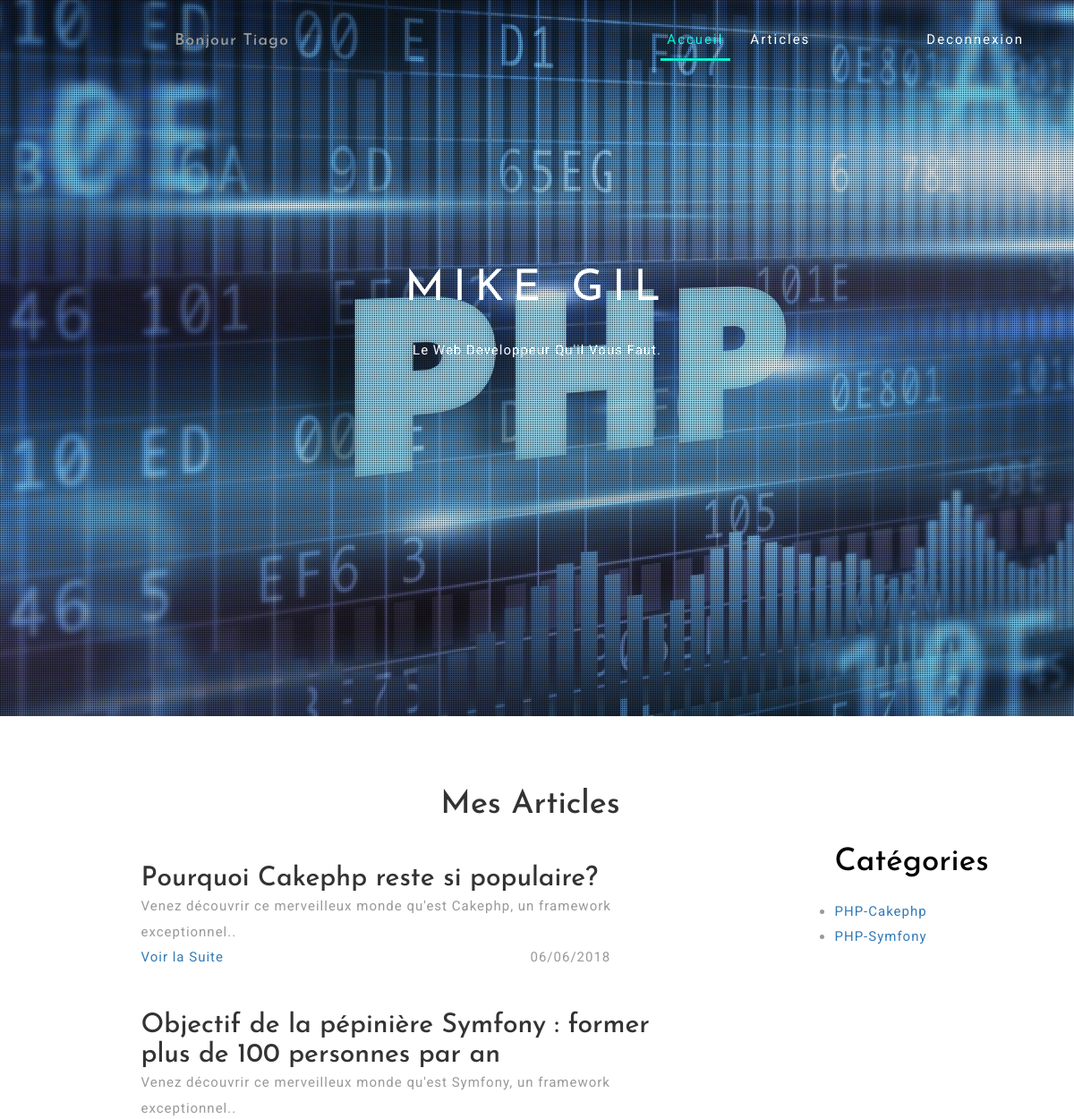
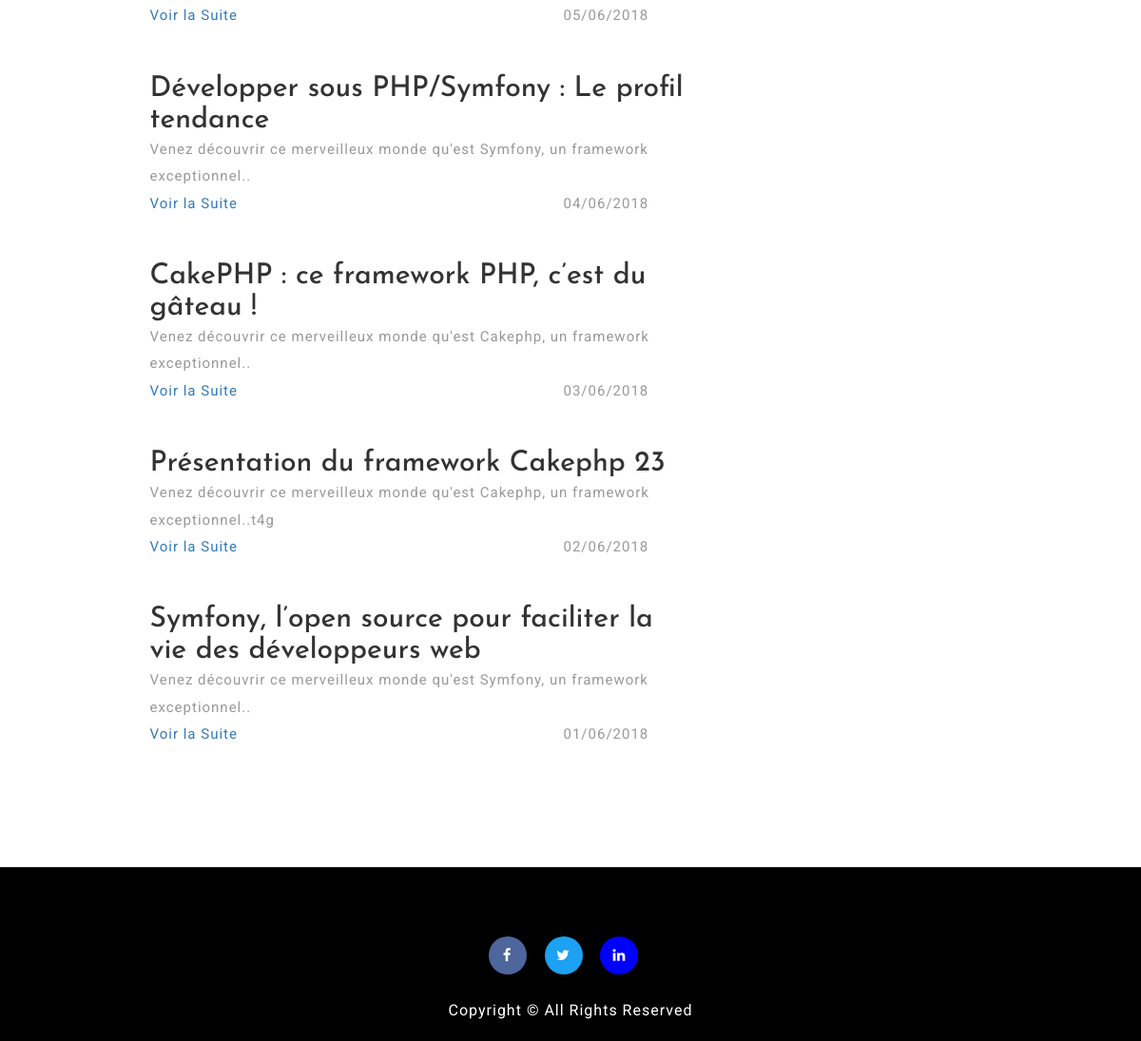
Screenshot of /articles (signed in) with the database file from the repository (2 pictures, top to bottom).
### tables this page shows
CREATE TABLE `posts` (
  `idPosts` int(11) NOT NULL,
  `title` varchar(255) NOT NULL,
  `chapo` longtext NOT NULL,
  `content` longtext NOT NULL,
  `user_id` int(11) NOT NULL,
  `dateT` date NOT NULL,
  `dateUpdate` datetime NOT NULL,
  `category_id` int(11) NOT NULL
);

CREATE TABLE `categories` (
  `idCategories` int(11) NOT NULL,
  `name` varchar(255) NOT NULL
);

### App/Controller/PostsController.php (called while the page is built, shortened)
<?php
class PostsController extends Controller
{
	public function posts()
	{
		$url = $this -> basepath();
		$posts = \App\App::getInstance() -> getTable('postsManager');
		$posts = $posts -> getPosts();
		$categories = \App\App::getInstance() -> getTable('categoriesManager');
		$categories = $categories -> getCategories();
		$this -> page('posts/posts', compact('posts', 'categories', 'url'));
	}
}

### App/App.php (called while the page is built, shortened)
<?php
class App
{
	private static $db;
	private static $instance;
	public static function getDb()
	{
		if (self::$db == null) {
			self::$db = new \App\Bdd\Database();
		}
		return self::$db;
	}
	public static function getInstance()
	{
		if(self::$instance == null){
			self::$instance = new App();
		}
		return self::$instance;
	}
	public function getTable($tableName)
	{
		return new $class_name();
	}
}

### App/Table/PostsManager.php (called while the page is built, shortened)
<?php
class PostsManager
{
protected $table = "posts";
	public function db()
	{
		$db = \App\App::getDb();
		return $db;
	}
	public function getPosts()
	{
		$datas = $this -> db() -> query ("SELECT *, DATE_FORMAT(dateT, '%d/%m/%Y') AS dateT,
			DATE_FORMAT(dateT, '%Y/%m/%d') AS dateR
			FROM {$this -> table} ORDER BY dateT DESC", false, Posts::class);
		if ($datas) {
			return $datas;
		} else{
			return false;
		}
	}
}

### App/Bdd/Database.php (called while the page is built, shortened)
<?php
class Database
{
	private $db;
	private $settings = [];
	public function __construct()
	{
		$this -> settings = require 'App/Bdd/bdd.ini';
	}
	private function getPdo()
	{
		if ($this -> db == null) {
			$this -> db = new PDO('mysql:dbname=' .$this -> settings['dbName']. ';host=' .$this -> settings['host'].'', $this -> settings['user'], $this -> settings['pass']);
			$this -> db -> setAttribute(PDO::ATTR_ERRMODE, PDO::ERRMODE_WARNING);
		}
		return $this -> db;
	}
	public function query($statement, $one = true, $className = null)
	{
		$res = $this -> getPdo() -> query($statement);
		if ($className == true) {
			$res -> setFetchMode(PDO::FETCH_CLASS, $className);
		} else {
			$res -> setFetchMode(PDO::FETCH_OBJ);
		}
		if ($one) {
			$data = $res -> fetch();
		}
		else{
			$data = $res -> fetchAll();
		}
		return $data;
	}
}

### App/Table/Posts.php (called while the page is built, shortened)
<?php
class Posts
{
	private $idPosts;
	private $title;
	private $chapo;
	private $dateT;
	public function idPosts()
	{
		return $this -> idPosts;
	}
	public function title()
	{
		return $this -> title;
	}
	public function chapo()
	{
		return $this -> chapo;
	}
	public function dateT()
	{
		return $this -> dateT;
	}
	public function getUrl($url)
	{
		return $url. 'article/'. $this -> idPosts();
	}
}

### App/Table/CategoriesManager.php (called while the page is built, shortened)
<?php
class CategoriesManager
{
	private $table = 'categories';
	public function getCategories()
	{
		$datas = \App\App::getDb() -> query ("SELECT * FROM {$this -> table}", false, Categories::class);
		if ($datas) {
			return $datas;
		} else{
			return false;
		}
	}
}

### App/Table/Categories.php (called while the page is built, shortened)
<?php
class Categories
{
	private $idCategories;
	private $name;
	public function idCategories()
	{
		return $this -> idCategories;
	}
	public function name()
	{
		return $this -> name;
	}
	public function getUrl($url)
	{
		return $url. 'categorie/' .$this -> idCategories();
	}
}

### App/Views/posts/posts.php (the view, shortened to what this page needs)
<h1 style="text-align: center;">Mes Articles</h1></br></br>
<div class="col-md-8">
<?php
if ($posts) {
	foreach ($posts as $post) {
		echo '<h2>' .$post -> title(). '</h2>';
		echo "<p>" .$post -> chapo(). "<p/>"; ?>
		<div class="row hidden-xs hidden-sm">
			<div class="col-md-6">
			  <?php	echo '<p><a href="' .$post -> getUrl($url). '">Voir la Suite</a></p></br></br>'; ?>
			</div>
			<div class="clo-md-6" style="position: relative; left: 150px;">
			  <?php	echo "<p>" .$post -> dateT(). "<p/>"; ?>
			</div>
		</div>
	<?php
	}
} else{
	echo "Sans Articles";
}
?>
</div>
<div class="col-md-offset-1 col-md-3" style="position: relative;left: 100px;bottom: 20px;">
	<?php
	if ($categories) { ?>
		<h4 style="color: black !important;">Catégories</h4>
		<ul>
		<?php
		foreach ($categories as $category){
		?>
		<li><a href="<?= $category -> getUrl($url); ?>"><?php echo $category -> name(); ?></li>
		<?php
	}
	?>
	</ul>
	<?php
	} else{
		echo "Sans catégories d'articles";
	}
	?>
</div>

### public/css/style.css (style rules this page uses)
html, body { font-size: 100%; font-family: 'Roboto', sans-serif; background:#ffffff; margin: 0; }
p,ul li,ol li { margin:0; font-size:15px; font-family: 'Roboto', sans-serif; letter-spacing:1px; line-height:1.9em; color:#999; }
h1,h2,h3,h4,h5,h6 { font-family: 'Josefin Sans', sans-serif; margin:0; }
ul,label { margin:0; padding:0; }
input[type="submit"],input[type="reset"],.w3l_team_grd,.agileits_w3layouts_features_gridr h4,.agile_feature_grid,.agile_services_grid_pos,a,.w3l_footer_grid,.w3_two_grid_right_grid1,.w3_two_grid_right_grid1 i { -webkit-transition: 0.5s ease-in; -moz-transition: 0.5s ease-in; -ms-transition: 0.5s ease-in; -o-transition: 0.5s ease-in; transition:0.5s ease-in; }
.social-icons3 li a { display: block; height: 40px; width: 40px; border-radius: 50%; -webkit-transition: .5s all; transition: .5s all; -moz-transition: .5s all; margin-right: 1em; -webkit-transition: .5s all; transition: .5s all; -moz-transition: .5s all; line-height: 2.7; color: #fff; text-align: center; }
.about1 h4 { font-size: 35px; text-transform: capitalize; margin-bottom: 20px; color: #08f3d4; }
.about1 p { color: #999; font-size: 15px; }

### rows the page displays
posts: title "Pourquoi Cakephp reste si populaire?", chapo "Venez découvrir ce merveilleux monde qu'est Cakephp, un framework exceptionnel..", post "06/06/2018"
posts: title "Objectif de la pépinière Symfony : former plus de 100 personnes par an", chapo "Venez découvrir ce merveilleux monde qu'est Symfony, un framework exceptionnel..", post "05/06/2018"
posts: title "Développer sous PHP/Symfony : Le profil tendance", chapo "Venez découvrir ce merveilleux monde qu'est Symfony, un framework exceptionnel..", post "04/06/2018"
posts: title "CakePHP : ce framework PHP, c’est du gâteau !", chapo "Venez découvrir ce merveilleux monde qu'est Cakephp, un framework exceptionnel..", post "03/06/2018"
posts: title "Présentation du framework Cakephp 23", chapo "Venez découvrir ce merveilleux monde qu'est Cakephp, un framework exceptionnel..t4g", post "02/06/2018"
posts: title "Symfony, l’open source pour faciliter la vie des développeurs web", chapo "Venez découvrir ce merveilleux monde qu'est Symfony, un framework exceptionnel..", post "01/06/2018"
categories: name "PHP-Cakephp"
categories: name "PHP-Symfony"

### other values shown
$_SESSION['nameVisitor'] "Tiago"
